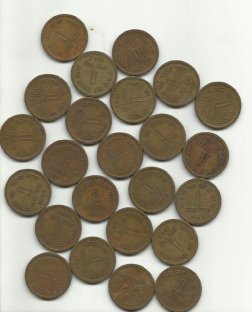
#> input picture Corte 3/Monedas2 (1).jpg, 252 x 312 px
$ python -i tecnicas_avanzadas.py   (imports and definitions only)
#> lines starting #> are read from the running program, lines starting #| are printed output that depends on the picture
#> further down, picture is the input picture: shape (312, 252, 3); mean B, G, R 136.3, 153.2, 161.4
"""
TÉCNICAS AVANZADAS - Procesamiento Avanzado de Chroma Key

Este archivo contiene técnicas más avanzadas para mejorar la calidad
del cambio de fondo del video.
"""

import cv2
import numpy as np
from QuitarFondoVideo import ChromaKeyProcessor
import matplotlib.pyplot as plt


# ============================================================================
# TÉCNICA 1: Detección Automática del Rango de Color
# ============================================================================

class ChromaKeyAutomatico(ChromaKeyProcessor):
    """
    Extiende ChromaKeyProcessor con detección automática de color chroma
    """

    # [204 lines left out: functions detectar_rango_chroma_automatico, aplicar_antialiasing, corregir_iluminacion_bordes, composicion_bordes_suaves, agregar_sombra_realista, multiplicar_iluminacion and 2 more, not called in this run]


# ============================================================================
# TÉCNICA 9: Estimación del Fondo Adaptativo
# ============================================================================

class FondoAdaptativo:
    """
    Crea un fondo que se adapta al contenido del video
    """

    @staticmethod
    def fondo_blur_adaptativo(frame, intensidad=0.7):
        """
        Crea fondo borroso que se adapta a los colores del frame
        """
#> called with intensidad = 0.7
        # Versión muy desenfocada
        fondo_base = cv2.blur(frame, (101, 101))
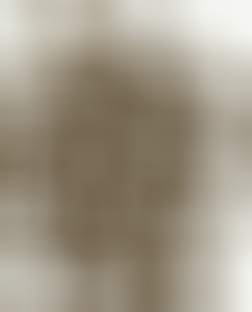
#> fondo_base: shape (312, 252, 3); mean B, G, R 136, 152.9, 161.2

        # Versión muy coloreada
        fondo_hsv = cv2.cvtColor(fondo_base, cv2.COLOR_BGR2HSV)
#> fondo_hsv: shape (312, 252, 3); mean H, S, V 21.3, 44.6, 161.2
        fondo_hsv[:, :, 1] = cv2.multiply(fondo_hsv[:, :, 1], 1.5)  # Saturación
#> fondo_hsv: shape (312, 252, 3); mean H, S, V 21.3, 67, 161.2
        fondo_final = cv2.cvtColor(fondo_hsv, cv2.COLOR_HSV2BGR)

        return fondo_final

    # [105 lines left out: functions fondo_dominante, ajustar_contraste_inteligente, procesar_video_con_tecnicas_avanzadas, not called in this run]


# ============================================================================
# DEMOSTRACIÓN
# ============================================================================

# [22 lines not run here, left out]

    # Descomentar para usar:
    # procesar_video_con_tecnicas_avanzadas("video.mp4", "video_avanzado.mp4")

>>> import cv2
>>> picture = cv2.imread('Monedas2 (1).jpg')
>>> result = FondoAdaptativo().fondo_blur_adaptativo(picture)
